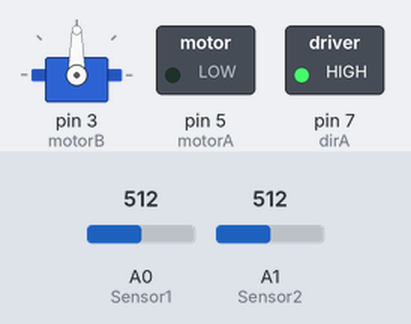
This sketch was run on a simulated Arduino Uno, built with avr-gcc and run on an emulated ATmega328P. Shown: servo, switched loads named in the sketch (green lamp = pin HIGH). Inputs (shaded band) come from the test bench; at power-on: A0 (Sensor1) = 512, A1 (Sensor2) = 512.

Above: at 1.2 s.
1.3 s: A0 (Sensor1) set to 489
At 1.8 s:
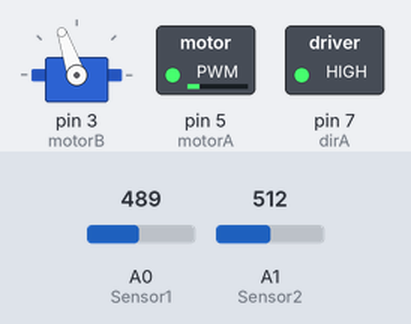
2.8 s: A0 (Sensor1) set to 510
4.3 s: A1 (Sensor2) set to 491
14.8 s: A1 (Sensor2) set to 510
At 15.5 s:
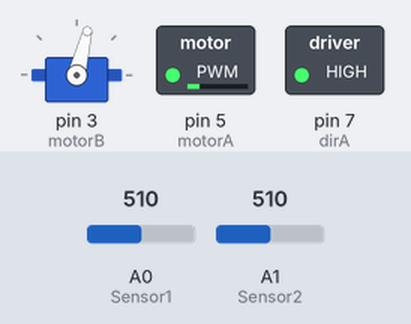
16.3 s: A0 (Sensor1) set to 490
At 16.8 s:
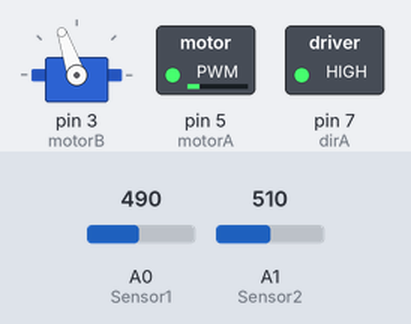
Timing chart, 0 to 19.3 s (numbered marks = the images above; inputs shaded):
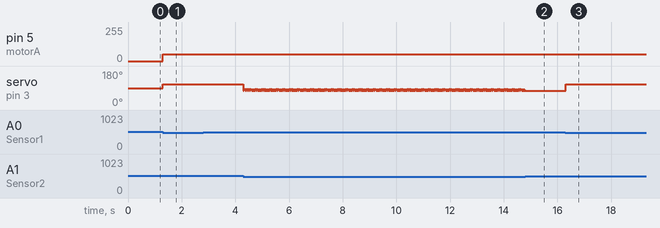

The sketch:

seguidor_linha2.ino
```cpp
// SENSOR > 300 ESCURO
// SENSOR < 300 CLARO

#include <Servo.h>
Servo s; // define o nome do servo como s

const int motorA = 5; //velocidade motor A - de 0 a 255, Motor direito
const int motorB = 3; // pino do servo motor
const int dirA = 7; //direcao do motor A - HIGH ou LOW

int pos = 90; // posiçao do servo


int Sensor1 = 0; // Sensor ligado no pino 0
int Valor_Sensor1 = 0; // Valor lido do sensor2
int Sensor2 = 1; // Sensor ligado no pino 1
int Valor_Sensor2 = 0;// Valor lido do sensor2

void setup(){

  s.attach(motorB);
  s.write(pos);

  pinMode(motorA, OUTPUT);// Motor como saida
  pinMode(dirA, OUTPUT);
  digitalWrite(dirA, HIGH); // Motor vai para frente
  analogWrite(motorA, 0); // Velocidade

}

void loop(){
  Valor_Sensor1 = analogRead(Sensor1); // Armazena o valor lido pelo sensor1
  Valor_Sensor2 = analogRead(Sensor2); // Armazena o valor lido pelo sensor2

  if((Valor_Sensor1 < 500) && (Valor_Sensor2 < 500)){ // Se sensor1 e sensor2 lerem uma faixa escura o carro vai pra frente
    analogWrite(motorA, 50); // Velocidade
  }

  if((Valor_Sensor1 > 500) && (Valor_Sensor2 < 500)){ // Se sensor1 ler uma faixa clara e sensor2 faixa escura o carro vai para a direita
    analogWrite(motorA, 50); // Motor desligado
    for(pos = 90;pos > 75; pos--) // posiçao servo motor
    {    s.write(pos);   }
  }

  if((Valor_Sensor1 < 500) && (Valor_Sensor2 > 500)){ // Se sensor1 ler uma faixa clara e sensor2 faixa escura o carro vai para a esquerda
    analogWrite(motorA, 50); // Velocidade
    for(pos = 90;pos < 110;pos++) // posiçao servo motor
    {    s.write(pos);   }
  }

}
```

Measured:
- the behaviour switches between 500 and 499 on A0 (Sensor1) (found by bisection; images 0 and 1)
- after the input at 1.3 s, pin 5 (motorA): 0/255 → 50/255 at once; servo on pin 3 (motorB): 90° → 109° at once
- after the input at 2.8 s, every drawn part: stays the same
- after the input at 14.8 s, servo on pin 3 (motorB): stops changing and stays 76°
- after the input at 16.3 s, servo on pin 3 (motorB): 76° → 109° at once
